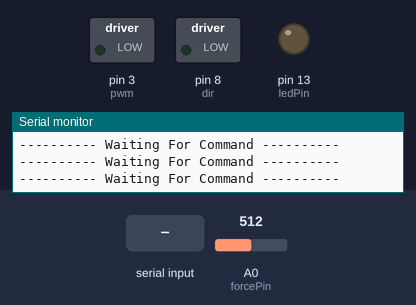
Bench run of a sketch on a simulated Arduino Uno, built with avr-gcc and run on an emulated ATmega328P. On the bench: switched loads named in the sketch (green lamp = pin HIGH), output pins drawn as LEDs (lit = HIGH), the last lines printed to the serial monitor. Inputs (shaded band) come from the test bench; at power-on: A0 (forcePin) = 512.

Above: at 1.2 s.
1.3 s: "grip\n" received over Serial
At 2.3 s:
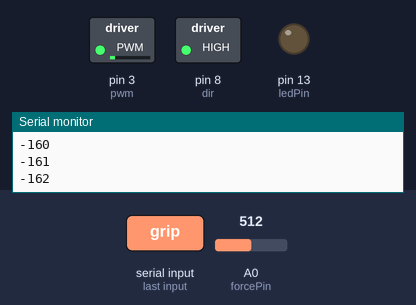
2.8 s: A0 (forcePin) set to 50
At 3.3 s:
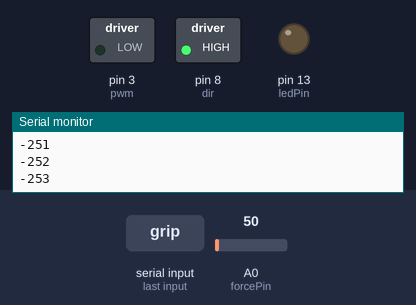
4.3 s: byte 10 ('\n') received over Serial
5.8 s: "ungrip\n" received over Serial
7.3 s: A0 (forcePin) set to 65
At 8.6 s:
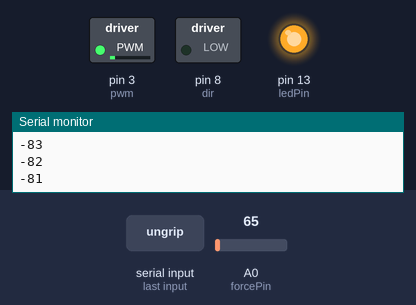
9.0 s: "wait\n" received over Serial
At 10.4 s:
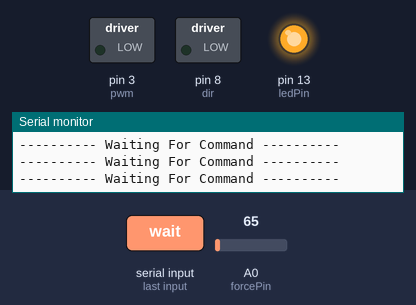
Timing chart, 0 to 11.5 s (numbered marks = the images above; inputs shaded):
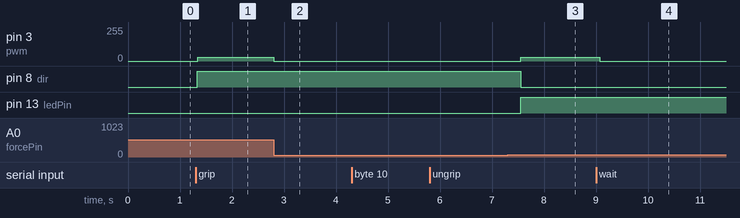

Measured:
- the behaviour switches between 60 and 61 on A0 (forcePin) (found by bisection; images 2 and 3)
- after the input at 1.3 s, pin 3 (pwm): 0/255 → 30/255 at once; pin 8 (dir): LOW → HIGH at once
- after the input at 2.8 s, pin 3 (pwm): 30/255 → 0/255 at once
- after the input at 7.3 s, pin 3 (pwm): 0/255 → 30/255 after 0.25 s; pin 8 (dir): HIGH → LOW after 0.25 s; pin 13 (ledPin): LOW → HIGH after 0.25 s
- after the input at 9.0 s, pin 3 (pwm): 30/255 → 0/255 after 0.07 s

The sketch:

Robotic_Hand_Arduino_Sample.ino
```cpp
// University of Warwick School of Engineering
// ES2C6: Electro-mechanical System Design
// 2021/2022 Term 1
//
// Robot Hand Project (Systems stream)
// Project Instructor: James Atkinson
//
// Getting Started sample code
//
// This code let's you control the direction of robot gripper (either tightening or loosening)
// based on feedback from a force sensor.
//
// This code was originally created by Dr Adam Noel

// Initialise variables
const int pwm = 3 ;       // digital pin 3 will be used for PWM (Pulse Width Modulation) output
const int dir = 8 ;       // digital pin 8 will be used for high/low output
const int forcePin = A0;  // analogue pin A0 will be used to read the voltage from the force sensor
const int ledPin = 13;    // digital pin 13 is also wired to a built-in LED
int forceValue = 0;       // value read from force pin
uint8_t motorSpeed = 30;  // 8 bit unsigned integer (0-255) defining motor speed
bool bHigh = false;       // boolean tracking direction
bool bChangeDir = false;  // boolean tracking whether we need to switch directions

const int trigPin = 11;
const int echoPin = 12;

long duration; // variable for the duration of sound wave travel
int distance; // variable for the distance measurement

const int sBuffer = 16;
int sByte;
int sCount;
char command[sBuffer] = "wait"; //Starting command, also to initialize command string
char sString[sBuffer]; //Starting command, also to initialize command string

bool isCalibrated = false;

const int minPos = 0;
int maxPos = 0;
//Just initial value. Based on motorSpeed 40 (overestimate; > 1600). Should be adjustable in UI

int posCounter = 0;


/*
   NOTES
   bHigh True means loosening (open)
   bHigh False means tightening (close)

   During early stages of testing, motorspeeds > 55 could not open a
   fully tightened grip, without physical assistance.
   Why? High Speed and Low Torque
   Lower speed produces higher torque to overcome the 'holding torque'
   OR it happens because it shuts too tightly?
   I tested again with low speed and it still didn't open without assisstance
   Probably because it shuts too tightly. Maybe. Motor jammed.

   Time delays from ultrasonic sensors interfere with calibration timing (12ms*f(mainloop,calibrationWhileLoops))

*/


// Setup function (runs when Arduino is powered on or reset
void setup()
{
  pinMode(pwm, OUTPUT) ;    //we have to set PWM pin as output
  pinMode(dir, OUTPUT) ;    // Direction pin pins are also set as output
  pinMode(ledPin, OUTPUT);  // LED pin is an output

  pinMode(trigPin, OUTPUT); // Sets the trigPin as an OUTPUT
  pinMode(echoPin, INPUT); // Sets the echoPin as an INPUT
  Serial.begin(9600);
}

// Loop function runs repeatedly after the setup function
void loop()
{

  // ULTRASONIC SENSOR CODE ------------------------

  // Clears the trigPin condition
  //  digitalWrite(trigPin, LOW);
  //  delayMicroseconds(2);
  //  digitalWrite(trigPin, HIGH);       // Sets the trigPin HIGH (ACTIVE) for 10 microseconds
  //  delayMicroseconds(10);
  //  digitalWrite(trigPin, LOW);
  //  duration = pulseIn(echoPin, HIGH); // Reads echoPin, returns sound wave travel time(microseconds)
  //  distance = duration * 0.034 / 2;   // Speed of sound wave divided by 2 (go and back)
  //  Serial.print("Distance: ");
  //  Serial.print(distance);
  //  Serial.println(" cm");


  // SERIAL STUFF ---------------------------------

  setSerialCommand();


  // MOTOR CONTROL CODE -------------------------------

  // Read voltage from output of force sensor
  forceValue = analogRead(forcePin);

  if (forceValue > 60 )
  {
    if (strcmp(command, "grip") == 0) {
      grip();
    }
    else if (strcmp(command, "ungrip") == 0) {
      ungrip();
    }
    else if (strcmp(command, "wait") == 0) {
      wait();
    }
    else if (strcmp(command, "calibrate") == 0) {
      calibrate();
    }
    else {
      Serial.println("Command unrecognized");
    }
  }
  else if (strcmp(command, "calibrate") == 0) {
    calibrate();
  }
  else {
    analogWrite(pwm, 0);
  }

  // END OF MCC --------------------------------------

}


int grip() {
  //  Serial.println("GRIPPING.....");
  if (bHigh) {
    // we were just loosening and need to change direction
    bChangeDir = true;
  }
  else {
    // we were just tightening
    bChangeDir = false;
  }
  bHigh = false;

  if (bChangeDir)
  {
    analogWrite(pwm, 0);
    delay(250); // delay is in milliseconds
  }

  digitalWrite(ledPin, LOW);
  digitalWrite(dir, HIGH);

  if (isCalibrated && posCounter <= minPos) {
    return -1;
  }
  posCounter--;
  Serial.println(posCounter);
  analogWrite(pwm, motorSpeed);
  return 1;
}


int ungrip() {
  //  Serial.println("UNGRIPPING.....");
  if (bHigh) {
    // we were just loosening
    bChangeDir = false;
  }
  else {
    // we were just tightening and need to change direction
    bChangeDir = true;
  }
  bHigh = true;

  if (bChangeDir)
  {
    analogWrite(pwm, 0);
    delay(250); // delay is in milliseconds
  }

  digitalWrite(ledPin, HIGH);
  digitalWrite(dir, LOW);

  if (isCalibrated && posCounter >= maxPos) {
    return -1;
  }

  posCounter++;
  Serial.println(posCounter);
  analogWrite(pwm, motorSpeed);
  return 1;
}


void wait() {
  Serial.println("---------- Waiting For Command ----------");
  analogWrite(pwm, 0);
}


void setSerialCommand() {
  while (Serial.available() > 0) {
    sByte = Serial.read();

    if (sByte == '\n') {
      command[0] = '\0';

      for (int i = 0; i <= sCount; i++) {
        command[i] = sString[i];
      }
      for (int i = sCount; i < sBuffer; i++) {
        command[i] = '\0';
      }

      Serial.print("Command: ");
      Serial.println(command);

      sCount = 0;
      sString[0] = '\0';
      break;
    }

    sString[sCount] = sByte;
    sCount++;

  }
}


void calibrate() {
  isCalibrated = false;
  Serial.println("Calibrating ---- Type 'start' to continue");
  while (strcmp(command, "start") != 0) {
    setSerialCommand();
  }

  Serial.println("Move hand to START POSITION using commands 'grip' and 'ungrip' THEN type 'next'");

  while (strcmp(command, "next") != 0) {
    setSerialCommand();
    forceValue = analogRead(forcePin);
    if (forceValue > 60 )
    {
      if (strcmp(command, "grip") == 0) {
        grip();
      }
      else if (strcmp(command, "ungrip") == 0) {
        ungrip();
      }
      else {
        Serial.println("Move hand to START POSITION using commands 'grip' and 'ungrip' THEN type 'next'");
      }
    } else {
      analogWrite(pwm, 0);
    }
  }

  posCounter = 0;

  Serial.println("Move hand to END POSITION using commands 'grip' and 'ungrip' THEN type 'finish'");

  while (strcmp(command, "finish") != 0) {
    setSerialCommand();
    forceValue = analogRead(forcePin);
    if (forceValue > 60 )
    {
      if (strcmp(command, "grip") == 0) {
        grip();
      }
      else if (strcmp(command, "ungrip") == 0) {
        ungrip();
      }
      else {
        Serial.println("Move hand to END POSITION using commands 'grip' and 'ungrip' THEN type 'finish'");
      }
    } else {
      analogWrite(pwm, 0);
    }
  }

  maxPos = posCounter;
  isCalibrated = true;

  Serial.println("********* FINISHED CALIBRATING *************'");

  Serial.println("Minimum: 0");
  Serial.print("Maximum: ");
  Serial.println(maxPos);


  command[0] = '\0';
  char s[] = "wait";

  for (int i = 0; i < sizeof(s); i++) {
    command[i] = s[i];
  }
  for (int i = sizeof(s); i < sBuffer; i++) {
    command[i] = '\0';
  }

}


//
//void copystr(char*){
//
//  }
//
//
```
